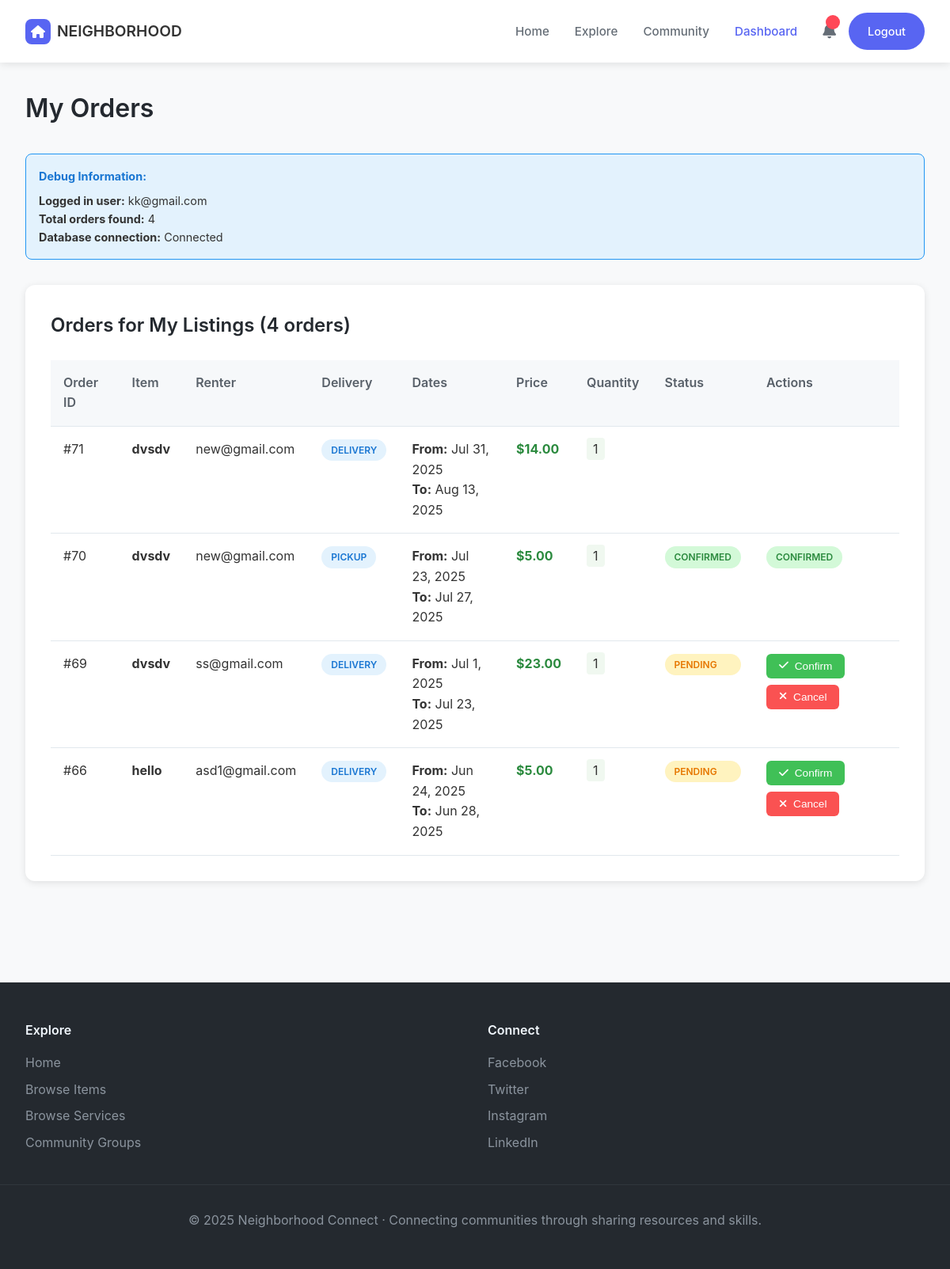
The page /source-code/myorders.php (signed in) on the database its author committed.
### tables this page shows
CREATE TABLE IF NOT EXISTS `order_confirmations` (
  `id` int NOT NULL AUTO_INCREMENT,
  `sale_id` int NOT NULL,
  `renter_email` varchar(255) NOT NULL,
  `lister_email` varchar(255) NOT NULL,
  `item_name` varchar(255) NOT NULL,
  `delivery_method` varchar(20) DEFAULT NULL,
  `status` enum('pending','confirmed','cancelled') DEFAULT 'pending',
  `confirmation_date` timestamp NULL DEFAULT NULL,
  `cancellation_date` timestamp NULL DEFAULT NULL,
  `read_date` datetime DEFAULT NULL,
  PRIMARY KEY (`id`),
  KEY `sale_id` (`sale_id`)
);

CREATE TABLE IF NOT EXISTS `sales` (
  `id` int NOT NULL AUTO_INCREMENT,
  `renter_email` varchar(255) NOT NULL,
  `lister_email` varchar(255) NOT NULL,
  `item_name` varchar(255) NOT NULL,
  `item_type` enum('item','service') NOT NULL,
  `price` decimal(10,2) NOT NULL,
  `quantity` int DEFAULT '1',
  `rent_date` date NOT NULL,
  `start_date` date DEFAULT NULL,
  `end_date` date DEFAULT NULL,
  `rental_time` time DEFAULT NULL,
  `phone_number` varchar(20) DEFAULT NULL,
  `delivery_method` varchar(20) DEFAULT NULL,
  `total_price` decimal(10,2) NOT NULL,
  `status` enum('pending','confirmed','cancelled') DEFAULT 'pending',
  PRIMARY KEY (`id`)
);

### source-code/myorders.php (the view, shortened to what this page needs)
<?php
$servername = "localhost";
$username = "root";
$password = "";
$dbname = "final";
$conn = new mysqli($servername, $username, $password, $dbname);
$userEmail = $_SESSION['email'];
$sql = "SELECT
            oc.id,
            oc.sale_id,
            oc.item_name,
            oc.renter_email,
            oc.lister_email,
            oc.delivery_method,
            oc.status as order_status,
            oc.confirmation_date,
            s.start_date,
            s.end_date,
            s.total_price,
            s.rent_date,
            s.quantity,
            s.rental_time,
            s.status as sale_status
        FROM order_confirmations oc
        LEFT JOIN sales s ON oc.sale_id = s.id
        WHERE oc.lister_email = ?
        ORDER BY oc.confirmation_date DESC, oc.id DESC";
$stmt = $conn->prepare($sql);
$stmt->bind_param("s", $userEmail);
$stmt->execute();
$result = $stmt->get_result();
$orders = $result->fetch_all(MYSQLI_ASSOC);
$totalOrders = count($orders);
?>
<!DOCTYPE html>
<html lang="en">
<head>
    <link href="https://cdnjs.cloudflare.com/ajax/libs/font-awesome/6.4.0/css/all.min.css" rel="stylesheet">
</head>
<body>
    <header>
        <nav class="navbar">
            <div class="nav-left">
                <a href="index.php" class="nav-logo">
                    <div class="nav-logo-icon">
                        <i class="fas fa-home"></i>
                    </div>
                    NEIGHBORHOOD
                </a>
            </div>
            <div class="nav-right">
                <ul class="nav-links">
                    <li><a href="index.php">Home</a></li>
                    <li><a href="explore.php">Explore</a></li>
                    <li><a href="viewgroups.php">Community</a></li>
                    <li><a href="userdashboard.php" class="active">Dashboard</a></li>
                </ul>
                <div class="user-menu">
                    <a href="notifications.php">
                    <div class="notification-icon">
                        <i class="fas fa-bell"></i>
                        <span class="notification-badge"></span>
                                      </div></a>
                    <a href="logout.php" class="btn-primary-nav">Logout</a>
                </div>
            </div>
        </nav>
    </header>
    <main>
        <div class="container">
            <div class="page-header">
                <h1 class="page-title">My Orders</h1>
            </div>
            <div class="debug-info">
                <h4>Debug Information:</h4>
                <p><strong>Logged in user:</strong> <?php echo htmlspecialchars($userEmail); ?></p>
                <p><strong>Total orders found:</strong> <?php echo $totalOrders; ?></p>
                <p><strong>Database connection:</strong> Connected</p>
            </div>
            <section class="orders-section">
                <h2 class="section-title">Orders for My Listings (<?php echo $totalOrders; ?> orders)</h2>
                <?php if (empty($orders)): ?>
                    <div class="empty-state">
                        <div class="empty-icon">
                            <i class="fas fa-box-open"></i>
                        </div>
                        <h3 class="empty-title">No orders yet</h3>
                        <p class="empty-description">When someone rents your items, the orders will appear here.</p>
                        <p><strong>Current user email:</strong> <?php echo htmlspecialchars($userEmail); ?></p>
                        <p><em>Make sure you have listings that match this email address in the order_confirmations table.</em></p>
                    </div>
                <?php else: ?>
                    <table class="orders-table">
                        <thead>
                            <tr>
                                <th>Order ID</th>
                                <th>Item</th>
                                <th>Renter</th>
                                <th>Delivery</th>
                                <th>Dates</th>
                                <th>Price</th>
                                <th>Quantity</th>
                                <th>Status</th>
                                <th>Actions</th>
                            </tr>
                        </thead>
                        <tbody>
                            <?php foreach ($orders as $order): ?>
                                <tr>
                                    <td>#<?php echo htmlspecialchars($order['sale_id'] ?? 'N/A'); ?></td>
                                    <td>
                                        <strong><?php echo htmlspecialchars($order['item_name'] ?? 'Unknown Item'); ?></strong>
                                    </td>
                                    <td><?php echo htmlspecialchars($order['renter_email'] ?? 'N/A'); ?></td>
                                    <td>
                                        <span class="status-badge" style="background: #e3f2fd; color: #1976d2;">
                                            <?php echo ucfirst($order['delivery_method'] ?? 'N/A'); ?>
                                        </span>
                                    </td>
                                    <td>
                                        <?php if (!empty($order['start_date']) && !empty($order['end_date'])): ?>
                                            <strong>From:</strong> <?php echo date('M j, Y', strtotime($order['start_date'])); ?><br>
                                            <strong>To:</strong> <?php echo date('M j, Y', strtotime($order['end_date'])); ?>
                                        <?php elseif (!empty($order['rent_date'])): ?>
                                            <strong>Rent Date:</strong> <?php echo date('M j, Y', strtotime($order['rent_date'])); ?>
                                        <?php else: ?>
                                            <em>Date not specified</em>
                                        <?php endif; ?>
                                    </td>
                                    <td>
                                        <strong style="color: #2b8a3e;">
                                            $<?php echo number_format($order['total_price'] ?? 0, 2); ?>
                                        </strong>
                                    </td>
                                    <td>
                                        <span style="background: #f0f8f0; padding: 0.25rem 0.5rem; border-radius: 4px;">
                                            <?php echo htmlspecialchars($order['quantity'] ?? '1'); ?>
                                        </span>
                                    </td>
                                    <td>
                                        <div class="status-sync">
                                            <span class="status-badge status-<?php echo $order['order_status']; ?>">
                                                <?php echo ucfirst($order['order_status']); ?>
                                            </span>
                                        </div>
                                    </td>
                                    <td>
                                        <?php if ($order['order_status'] == 'pending'): ?>
                                            <div class="action-buttons">
                                                <form method="POST" style="display: inline;">
                                                    <button type="submit" class="btn-action btn-confirm" onclick="return confirm('Confirm this order? This will update both order and sales status.');">
                                                        <i class="fas fa-check"></i> Confirm
                                                    </button>
                                                </form>
                                                <form method="POST" style="display: inline;">
                                                    <button type="submit" class="btn-action btn-cancel" onclick="return confirm('Cancel this order? This will update both order and sales status.');">
                                                        <i class="fas fa-times"></i> Cancel
                                                    </button>
                                                </form>
                                            </div>
                                        <?php else: ?>
                                            <span class="status-badge status-<?php echo $order['order_status']; ?>">
                                                <?php echo ucfirst($order['order_status']); ?>
                                            </span>
                                        <?php endif; ?>
                                    </td>
                                </tr>
                            <?php endforeach; ?>
                        </tbody>
                    </table>
                <?php endif; ?>
            </section>
        </div>
    </main>
    <footer>
        <div class="footer-content">
            <div class="footer-section">
                <h4>Explore</h4>
                <ul>
                    <li><a href="index.php">Home</a></li>
                    <li><a href="explore.php">Browse Items</a></li>
                    <li><a href="explore.php">Browse Services</a></li>
                    <li><a href="viewgroups.php">Community Groups</a></li>
                </ul>
            </div>
            <div class="footer-section">
                <h4>Connect</h4>
                <ul>
                    <li><a href="#facebook">Facebook</a></li>
                    <li><a href="#twitter">Twitter</a></li>
                    <li><a href="#instagram">Instagram</a></li>
                    <li><a href="#linkedin">LinkedIn</a></li>
                </ul>
            </div>
        </div>
        <div class="footer-bottom">
            <p>© 2025 Neighborhood Connect · Connecting communities through sharing resources and skills.</p>
        </div>
    </footer>
</body>
</html>

### source-code/myorders.php (style rules this page uses)
* { margin: 0; padding: 0; box-sizing: border-box; }
body { font-family: -apple-system, BlinkMacSystemFont, 'Segoe UI', Roboto, Oxygen, Ubuntu, Cantarell, sans-serif; background-color: #f8f9fa; color: #333; line-height: 1.6; }
.navbar { background: white; padding: 1rem 2rem; display: flex; justify-content: space-between; align-items: center; box-shadow: 0 2px 10px rgba(0, 0, 0, 0.1); position: sticky; top: 0; z-index: 100; }
.nav-left { display: flex; align-items: center; gap: 2rem; }
.nav-logo { display: flex; align-items: center; gap: 0.5rem; text-decoration: none; color: #333; font-weight: 600; font-size: 1.2rem; }
.nav-logo-icon { width: 32px; height: 32px; background: #5865f2; border-radius: 8px; display: flex; align-items: center; justify-content: center; color: white; font-size: 1rem; }
.nav-right { display: flex; align-items: center; gap: 2rem; }
.nav-links { display: flex; list-style: none; gap: 2rem; align-items: center; }
.nav-links a { text-decoration: none; color: #656d76; font-weight: 500; font-size: 0.95rem; padding: 0.5rem 0; transition: color 0.3s ease; position: relative; }
.nav-links a:hover, .nav-links a.active { color: #5865f2; }
.user-menu { display: flex; align-items: center; gap: 1rem; }
.notification-icon { position: relative; color: #656d76; font-size: 1.2rem; cursor: pointer; }
.notification-badge { position: absolute; top: -5px; right: -5px; background: #ff4757; color: white; border-radius: 50%; width: 18px; height: 18px; font-size: 0.7rem; display: flex; align-items: center; justify-content: center; }
.btn-primary-nav { background: #5865f2; color: white; padding: 0.75rem 1.5rem; border-radius: 25px; text-decoration: none; font-weight: 500; font-size: 0.9rem; transition: all 0.3s ease; border: none; cursor: pointer; }
.container { max-width: 1200px; margin: 0 auto; padding: 2rem; }
.page-header { display: flex; justify-content: space-between; align-items: center; margin-bottom: 2rem; }
.page-title { font-size: 2rem; font-weight: 600; color: #24292f; }
.debug-info { background: #e3f2fd; border: 1px solid #2196f3; border-radius: 8px; padding: 1rem; margin-bottom: 2rem; font-size: 0.9rem; }
.debug-info h4 { color: #1976d2; margin-bottom: 0.5rem; }
.orders-section { background: white; border-radius: 12px; box-shadow: 0 2px 10px rgba(0, 0, 0, 0.1); padding: 2rem; margin-bottom: 2rem; }
.section-title { font-size: 1.5rem; font-weight: 600; color: #24292f; margin-bottom: 1.5rem; }
.orders-table { width: 100%; border-collapse: collapse; margin-top: 1rem; }
.orders-table th, .orders-table td { padding: 1rem; text-align: left; border-bottom: 1px solid #e1e8ed; vertical-align: top; }
.orders-table th { font-weight: 600; color: #586069; background-color: #f6f8fa; }
.status-badge { display: inline-block; padding: 0.25rem 0.75rem; border-radius: 20px; font-size: 0.75rem; font-weight: 600; text-transform: uppercase; }
.status-pending { background-color: #fff3bf; color: #e67700; }
.status-confirmed { background-color: #d3f9d8; color: #2b8a3e; }
.status-sync { display: flex; flex-direction: column; gap: 0.25rem; }
.action-buttons { display: flex; gap: 0.5rem; flex-wrap: wrap; }
.btn-action { padding: 0.5rem 1rem; border-radius: 6px; font-weight: 500; font-size: 0.85rem; cursor: pointer; border: none; transition: all 0.3s ease; display: inline-flex; align-items: center; gap: 0.5rem; }
.btn-confirm { background-color: #40c057; color: white; }
.btn-cancel { background-color: #fa5252; color: white; }
footer { background: #24292f; color: #f0f6fc; padding: 3rem 0 1rem; margin-top: 4rem; }
.footer-content { max-width: 1200px; margin: 0 auto; display: grid; grid-template-columns: repeat(auto-fit, minmax(250px, 1fr)); gap: 2rem; padding: 0 2rem; }
.footer-section h4 { color: #f0f6fc; margin-bottom: 1rem; font-weight: 600; }
.footer-section ul { list-style: none; }
.footer-section ul li { margin-bottom: 0.5rem; }
.footer-section ul li a { color: #8b949e; text-decoration: none; transition: color 0.3s ease; }
.footer-bottom { text-align: center; padding: 2rem; border-top: 1px solid #30363d; margin-top: 2rem; color: #8b949e; }

### rows shown on the page
order_confirmations: sale "71", item_name "dvsdv", renter_email "new@gmail.com", delivery_method "DELIVERY", sale.start_date "Jul 31, 2025", sale.end_date "Aug 13, 2025", sale.total_price "14.00", sale.quantity "1"
order_confirmations: sale "70", item_name "dvsdv", renter_email "new@gmail.com", delivery_method "PICKUP", sale.start_date "Jul 23, 2025", sale.end_date "Jul 27, 2025", sale.total_price "5.00", sale.quantity "1", status "CONFIRMED"
order_confirmations: sale "69", item_name "dvsdv", renter_email "ss@gmail.com", delivery_method "DELIVERY", sale.start_date "Jul 1, 2025", sale.end_date "Jul 23, 2025", sale.total_price "23.00", sale.quantity "1", status "PENDING"
order_confirmations: sale "66", item_name "hello", renter_email "asd1@gmail.com", delivery_method "DELIVERY", sale.start_date "Jun 24, 2025", sale.end_date "Jun 28, 2025", sale.total_price "5.00", sale.quantity "1", status "PENDING"

### other values the page prints
$userEmail "kk@gmail.com"
$totalOrders "4"
